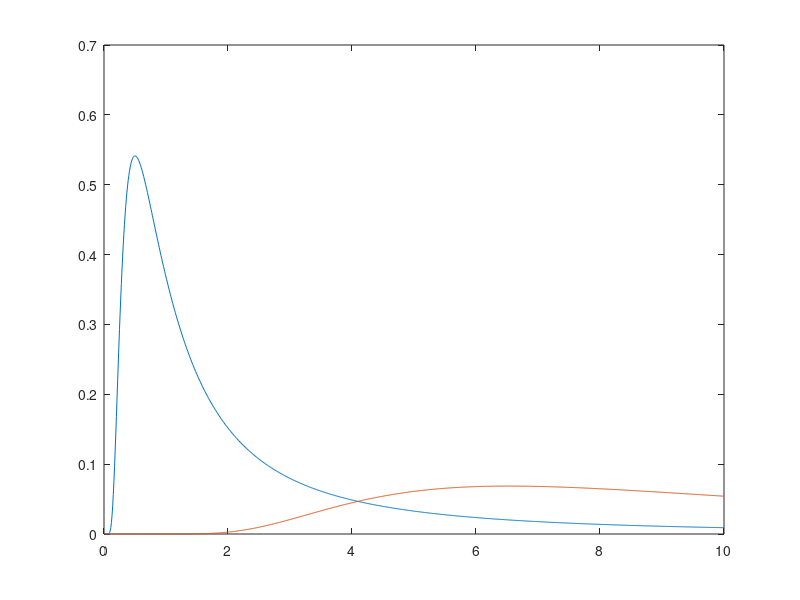
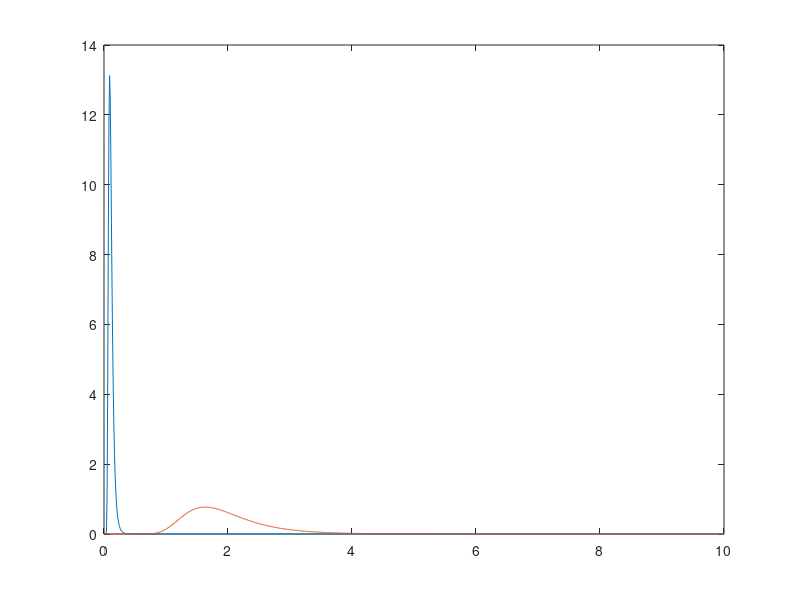

The MATLAB script that drew these images, in order:
% ===================================
% TDA231 - Machine Learning
% HOMEWORK 1 - Task 2.1
% ===================================
% By Victor Nilsson 
% 931006-5132
% Vicnilss@student.chalmers.se
% And
% Bjarki Vilmarsson
% bjarkiv@student.chalmers.se
% 2017-01-26

clear all, close all, clc

load('dataset1.mat');

sigma_ml = length(x).*var(x);
sigma_ml= mean(sigma_ml);

prior_distribution = @(s,alpha,beta) beta.^alpha/gamma(alpha)*s.^(-alpha-1).*exp(-beta./s);
posterior_distribution =@(s,alpha,beta) prior_distribution(s,alpha+1,beta+sqrt(sigma_ml));


x_axis = 0:0.01:10;
fig1 = figure(1)
plot(x_axis,prior_distribution(x_axis,1,1))
hold on
plot(x_axis,posterior_distribution(x_axis,1,1))
saveas(fig1,'./paper/Figures/plot2_2_a1.png')
fig2 = figure(2)
plot(x_axis,prior_distribution(x_axis,10,1))
hold on
plot(x_axis,posterior_distribution(x_axis,10,1))
saveas(fig2,'./paper/Figures/plot2_2_a2.png')

